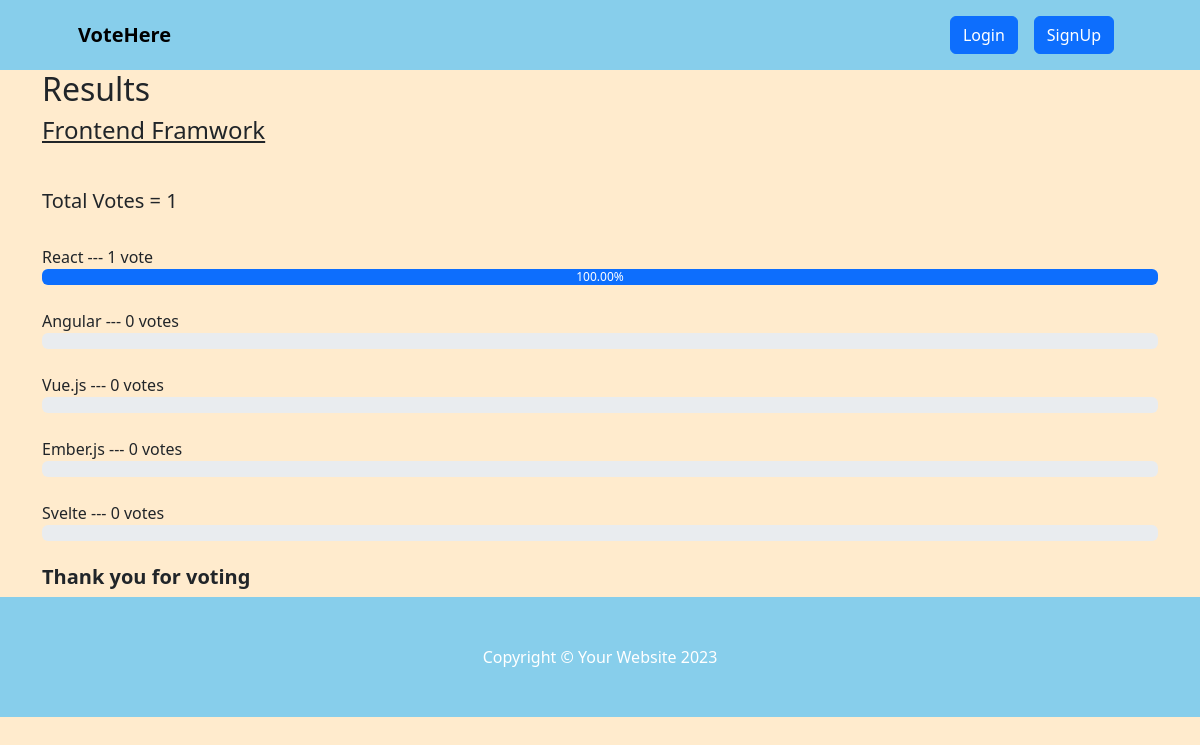
Page /result/frontend-framwork on the committed database.
### voteapp/models.py (models this page shows, shortened)
class Category(models.Model):
    title = models.CharField(max_length=200)
    slug = models.SlugField(blank=True, null=True)
    description = models.TextField(blank=True, null=True)
    total_vote = models.IntegerField(default=0)
    voters = models.ManyToManyField(User, blank=True)

class CategoryItem(models.Model):
    title = models.CharField(max_length=200)
    total_vote = models.IntegerField(default=0)
    category = models.ForeignKey(Category, on_delete=models.CASCADE, related_name="items")
    voters = models.ManyToManyField(User, blank=True)
    @property
    def percentage_vote(self):
        category_votes = self.category.total_vote
        item_votes = self.total_vote
        if category_votes == 0:
            vote_in_percentage = 0
        else:
            vote_in_percentage = (item_votes/category_votes) * 100
        return vote_in_percentage

### voteapp/views.py (the view)
# urls.py: path("result/<str:slug>", views.result, name="result"),
def result(request, slug):
    category = Category.objects.get(slug=slug)
    items = CategoryItem.objects.filter(category=category)
    context = {"category": category, "items": items}
    return render(request, "result.html", context)

### voteapp/templatetags/custom_filters.py (called while the page is built)
@register.filter(name="has_voted")
def has_voted(user, voters):
    return any(user.id== voter.id for voter in voters)

### voteapp/templates/result.html
{% extends 'base.html' %}
{% block content %}
{% load humanize %}
{% load custom_filters %}
<div class="container result-container">
    <div class="sub-container">
      <h2>Results</h2>
      <h4>{{category.title}}</h4>
      <br>
      <h5>Total Votes = {{category.total_vote}}</h5>
      <br />
      {% for item in items  %}
      {% if request.user|has_voted:item.voters.all %}
      <small>{{item.title}}</strong> --- {{item.total_vote}} vote{{item.total_vote | pluralize:",s"}} ---  <strong>[voted]</strong> </small>
      <div class="progressContainer">
        <div class="progress">
          <div
            class="progress-bar"
            role="progressbar"
            aria-label="Example with label"
            style="width:{{item.percentage_vote | floatformat:2}}%;"
            aria-valuenow="25"
            aria-valuemin="0"
            aria-valuemax="100"
          >
          {{item.percentage_vote | floatformat:2}}%
          </div>
        </div>
      </div>
      <br>
      {% else %}
      <small>{{item.title}}</strong> --- {{item.total_vote}} vote{{item.total_vote | pluralize:",s"}} </small>
      <div class="progressContainer">
        <div class="progress">
          <div
            class="progress-bar"
            role="progressbar"
            aria-label="Example with label"
            style="width:{{item.percentage_vote | floatformat:2}}%;"
            aria-valuenow="25"
            aria-valuemin="0"
            aria-valuemax="100"
          >
          {{item.percentage_vote | floatformat:2}}%
          </div>
        </div>
      </div>
      <br>
      {% endif %}
      {% endfor %}
      <h5 style="font-weight: bold">Thank you for voting</h5>
    </div>
  </div>
{% endblock content %}

### voteapp/static/css/style.css (style rules this page uses)
* { box-sizing: border-box; }
.result-container { display: flex; align-items: center; justify-content: center; }
.sub-container { width: inherit }
.result-container h4 { text-decoration: underline; margin-bottom: 20px; }
.result-container small { font-size: 16px; font-weight: 500; }

### rows in the picture
Category: title "Frontend Framwork", total_vote "1"
CategoryItem: title "React", total_vote "1", percentage_vote "100.00"
CategoryItem: title "Angular", total_vote "0", total_vote|pluralize "s"
CategoryItem: title "Vue.js", total_vote "0", total_vote|pluralize "s"
CategoryItem: title "Ember.js", total_vote "0", total_vote|pluralize "s"
CategoryItem: title "Svelte", total_vote "0", total_vote|pluralize "s"
